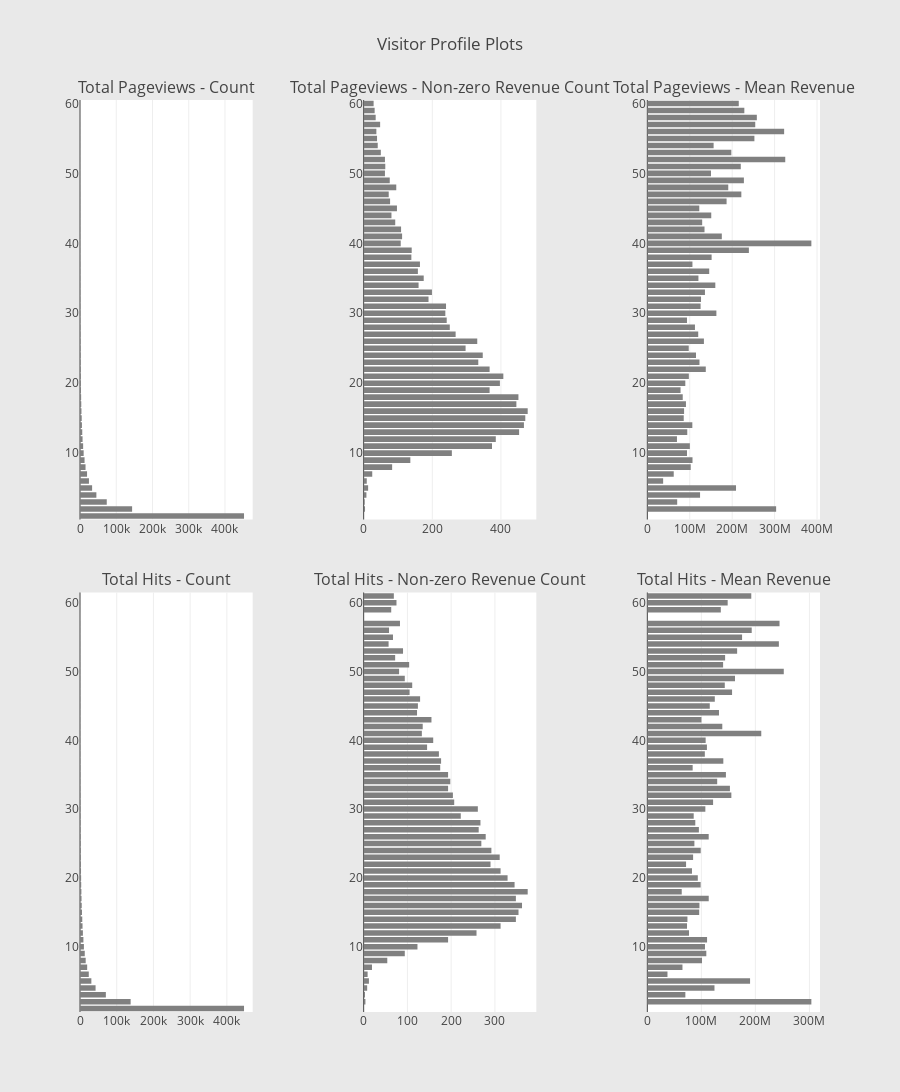

The cell this chart's notebook holds for it:
### Code cell
cnt_srs = train_df.groupby('totals.pageviews')['totals.transactionRevenue'].agg(['size', 'count', 'mean'])
cnt_srs.columns = ["count", "count of non-zero revenue", "mean"]
cnt_srs = cnt_srs.sort_values(by="count", ascending=False)
trace1 = horizontal_bar_chart(cnt_srs["count"].head(60), 'gray')
trace2 = horizontal_bar_chart(cnt_srs["count of non-zero revenue"].head(60), 'gray')
trace5 = horizontal_bar_chart(cnt_srs["mean"].head(60), 'gray')

cnt_srs = train_df.groupby('totals.hits')['totals.transactionRevenue'].agg(['size', 'count', 'mean'])
cnt_srs.columns = ["count", "count of non-zero revenue", 'mean']
cnt_srs = cnt_srs.sort_values(by="count", ascending=False)
trace3 = horizontal_bar_chart(cnt_srs["count"].head(60), 'gray')
trace4 = horizontal_bar_chart(cnt_srs["count of non-zero revenue"].head(60), 'gray')
trace6 = horizontal_bar_chart(cnt_srs["mean"].head(60), 'gray')

fig = tools.make_subplots(rows=2, cols=3, vertical_spacing=0.08, horizontal_spacing=0.15, 
                          subplot_titles=["Total Pageviews - Count", "Total Pageviews - Non-zero Revenue Count", "Total Pageviews - Mean Revenue",
                                          "Total Hits - Count",  "Total Hits - Non-zero Revenue Count", "Total Hits - Mean Revenue"])

fig.append_trace(trace1, 1, 1)
fig.append_trace(trace2, 1, 2)
fig.append_trace(trace5, 1, 3)
fig.append_trace(trace3, 2, 1)
fig.append_trace(trace4, 2, 2)
fig.append_trace(trace6, 2, 3)

fig['layout'].update(height=1200, width=900, paper_bgcolor='rgb(233,233,233)', title="Visitor Profile Plots")
py.iplot(fig, filename='visitor-profile-plots')

### Figure 1 — Plotly figure (JSON) as saved in the notebook; plotly's stock layout.template omitted (floating-point values rounded to 4 significant figures)
{"data": [{"marker": {"color": "gray"}, "orientation": "h", "showlegend": false, "type": "bar", "uid": "1d1d1b70-d1a7-11e8-921c-902b34143ac3", "x": [84, 88, 94, 112, 114, 124, 134, 135, 162, 168, 184, 192, 222, 225, 240, 242, 265, 268, 298, 338, 355, 388, 410, 453, 509, 535, 567, 674, 704, 847, 873, 875, 1091, 1143, 1318, 1413, 1567, 1722, 1949, 2211, 2409, 2682, 3150, 3511, 4010, 4720, 5291, 6197, 7097, 8671, 10104, 12585, 15272, 19476, 24688, 33411, 45192, 73835, 143770, 452522], "xaxis": "x", "y": ["60", "59", "58", "56", "57", "55", "54", "53", "50", "52", "51", "49", "48", "47", "46", "44", "43", "45", "42", "41", "40", "39", "38", "37", "36", "35", "34", "33", "32", "31", "30", "29", "28", "27", "26", "25", "24", "23", "22", "21", "20", "19", "18", "17", "16", "15", "14", "13", "12", "11", "10", "9", "8", "7", "6", "5", "4", "3", "2", "1"], "yaxis": "y"}, {"marker": {"color": "gray"}, "orientation": "h", "showlegend": false, "type": "bar", "uid": "1d1e05b4-d1a7-11e8-86d9-902b34143ac3", "x": [29, 32, 35, 37, 48, 39, 41, 50, 62, 62, 63, 76, 95, 73, 77, 81, 92, 97, 109, 112, 108, 140, 139, 164, 158, 175, 160, 199, 189, 240, 238, 242, 251, 268, 331, 297, 347, 334, 367, 407, 397, 367, 451, 445, 478, 471, 467, 453, 385, 374, 257, 136, 83, 25, 9, 13, 8, 3, 4, 0], "xaxis": "x2", "y": ["60", "59", "58", "56", "57", "55", "54", "53", "50", "52", "51", "49", "48", "47", "46", "44", "43", "45", "42", "41", "40", "39", "38", "37", "36", "35", "34", "33", "32", "31", "30", "29", "28", "27", "26", "25", "24", "23", "22", "21", "20", "19", "18", "17", "16", "15", "14", "13", "12", "11", "10", "9", "8", "7", "6", "5", "4", "3", "2", "1"], "yaxis": "y2"}, {"marker": {"color": "gray"}, "orientation": "h", "showlegend": false, "type": "bar", "uid": "1d1e7ac8-d1a7-11e8-be3d-902b34143ac3", "x": [215500000.0, 228677500, 258122000, 322500000.0, 254400000.0, 252400000.0, 156200000.0, 197964400, 150000000.0, 325100000.0, 220300000.0, 227600000.0, 190800000.0, 221600000.0, 186800000.0, 150700000.0, 129300000.0, 122500000.0, 134800000.0, 175600000.0, 386700000.0, 239388500, 151500000.0, 106300000.0, 145900000.0, 120400000.0, 160200000.0, 135800000.0, 126600000.0, 125500000.0, 162800000.0, 93470000.0, 112300000.0, 120000000.0, 133400000.0, 97610000.0, 114700000.0, 122900000.0, 137800000.0, 97860000.0, 89530000.0, 78330000.0, 83450000.0, 91030000.0, 86660000.0, 85830000.0, 106100000.0, 94120000.0, 69840000.0, 100200000.0, 93480000.0, 106500000.0, 102300000.0, 62228400, 37280000.0, 209100000.0, 124287500, 70390000.0, 303625000, null], "xaxis": "x3", "y": ["60", "59", "58", "56", "57", "55", "54", "53", "50", "52", "51", "49", "48", "47", "46", "44", "43", "45", "42", "41", "40", "39", "38", "37", "36", "35", "34", "33", "32", "31", "30", "29", "28", "27", "26", "25", "24", "23", "22", "21", "20", "19", "18", "17", "16", "15", "14", "13", "12", "11", "10", "9", "8", "7", "6", "5", "4", "3", "2", "1"], "yaxis": "y3"}, {"marker": {"color": "gray"}, "orientation": "h", "showlegend": false, "type": "bar", "uid": "1d1f16f0-d1a7-11e8-8382-902b34143ac3", "x": [198, 203, 206, 211, 212, 227, 246, 261, 269, 316, 333, 348, 349, 363, 424, 438, 454, 501, 527, 553, 621, 693, 724, 745, 785, 845, 846, 944, 1088, 1104, 1289, 1291, 1406, 1504, 1718, 1925, 2126, 2190, 2477, 2798, 3064, 3291, 3755, 4130, 4716, 5384, 6194, 6881, 7879, 9264, 10640, 12959, 15484, 19518, 23918, 30939, 42444, 70402, 137952, 446754], "xaxis": "x4", "y": ["61", "59", "60", "56", "57", "55", "54", "52", "53", "50", "51", "49", "48", "47", "46", "45", "44", "43", "42", "41", "40", "39", "38", "37", "36", "35", "34", "33", "32", "31", "30", "29", "28", "27", "26", "25", "24", "23", "22", "21", "20", "19", "18", "17", "16", "15", "14", "13", "12", "11", "10", "9", "8", "7", "6", "5", "4", "3", "2", "1"], "yaxis": "y4"}, {"marker": {"color": "gray"}, "orientation": "h", "showlegend": false, "type": "bar", "uid": "1d1f8c0c-d1a7-11e8-b1d4-902b34143ac3", "x": [69, 63, 75, 58, 83, 67, 57, 72, 90, 81, 104, 94, 111, 105, 129, 124, 122, 155, 135, 133, 159, 145, 172, 177, 175, 193, 198, 193, 204, 207, 261, 222, 267, 263, 279, 269, 292, 311, 290, 313, 329, 345, 375, 348, 362, 354, 348, 313, 258, 193, 123, 94, 54, 19, 9, 12, 8, 3, 4, 0], "xaxis": "x5", "y": ["61", "59", "60", "56", "57", "55", "54", "52", "53", "50", "51", "49", "48", "47", "46", "45", "44", "43", "42", "41", "40", "39", "38", "37", "36", "35", "34", "33", "32", "31", "30", "29", "28", "27", "26", "25", "24", "23", "22", "21", "20", "19", "18", "17", "16", "15", "14", "13", "12", "11", "10", "9", "8", "7", "6", "5", "4", "3", "2", "1"], "yaxis": "y5"}, {"marker": {"color": "gray"}, "orientation": "h", "showlegend": false, "type": "bar", "uid": "1d202836-d1a7-11e8-a349-902b34143ac3", "x": [192400000.0, 136000000.0, 148700000.0, 193200000.0, 244700000.0, 175400000.0, 243500000.0, 144000000.0, 166200000.0, 252600000.0, 140300000.0, 162300000.0, 143400000.0, 156800000.0, 124900000.0, 115600000.0, 132600000.0, 100200000.0, 138800000.0, 210900000.0, 108000000.0, 110300000.0, 106400000.0, 140700000.0, 83897600, 145400000.0, 129300000.0, 152900000.0, 155500000.0, 121700000.0, 107400000.0, 85830000.0, 88800000.0, 95410000.0, 113600000.0, 87120000.0, 98840000.0, 84710000.0, 71690000.0, 82630000.0, 93420000.0, 98680000.0, 63682800, 113600000.0, 96460000.0, 95990000.0, 74250000.0, 73470000.0, 77150000.0, 110600000.0, 106700000.0, 109200000.0, 101200000.0, 65030000, 37280000.0, 190200000.0, 124287500, 70390000.0, 303625000, null], "xaxis": "x6", "y": ["61", "59", "60", "56", "57", "55", "54", "52", "53", "50", "51", "49", "48", "47", "46", "45", "44", "43", "42", "41", "40", "39", "38", "37", "36", "35", "34", "33", "32", "31", "30", "29", "28", "27", "26", "25", "24", "23", "22", "21", "20", "19", "18", "17", "16", "15", "14", "13", "12", "11", "10", "9", "8", "7", "6", "5", "4", "3", "2", "1"], "yaxis": "y6"}], "layout": {"annotations": [{"font": {"size": 16}, "showarrow": false, "text": "Total Pageviews - Count", "x": 0.1167, "xanchor": "center", "xref": "paper", "y": 1, "yanchor": "bottom", "yref": "paper"}, {"font": {"size": 16}, "showarrow": false, "text": "Total Pageviews - Non-zero Revenue Count", "x": 0.5, "xanchor": "center", "xref": "paper", "y": 1, "yanchor": "bottom", "yref": "paper"}, {"font": {"size": 16}, "showarrow": false, "text": "Total Pageviews - Mean Revenue", "x": 0.8833, "xanchor": "center", "xref": "paper", "y": 1, "yanchor": "bottom", "yref": "paper"}, {"font": {"size": 16}, "showarrow": false, "text": "Total Hits - Count", "x": 0.1167, "xanchor": "center", "xref": "paper", "y": 0.46, "yanchor": "bottom", "yref": "paper"}, {"font": {"size": 16}, "showarrow": false, "text": "Total Hits - Non-zero Revenue Count", "x": 0.5, "xanchor": "center", "xref": "paper", "y": 0.46, "yanchor": "bottom", "yref": "paper"}, {"font": {"size": 16}, "showarrow": false, "text": "Total Hits - Mean Revenue", "x": 0.8833, "xanchor": "center", "xref": "paper", "y": 0.46, "yanchor": "bottom", "yref": "paper"}], "height": 1200, "paper_bgcolor": "rgb(233,233,233)", "title": "Visitor Profile Plots", "width": 900, "xaxis": {"anchor": "y", "domain": [0, 0.2333]}, "xaxis2": {"anchor": "y2", "domain": [0.3833, 0.6167]}, "xaxis3": {"anchor": "y3", "domain": [0.7667, 1.0]}, "xaxis4": {"anchor": "y4", "domain": [0, 0.2333]}, "xaxis5": {"anchor": "y5", "domain": [0.3833, 0.6167]}, "xaxis6": {"anchor": "y6", "domain": [0.7667, 1.0]}, "yaxis": {"anchor": "x", "domain": [0.54, 1]}, "yaxis2": {"anchor": "x2", "domain": [0.54, 1]}, "yaxis3": {"anchor": "x3", "domain": [0.54, 1]}, "yaxis4": {"anchor": "x4", "domain": [0, 0.46]}, "yaxis5": {"anchor": "x5", "domain": [0, 0.46]}, "yaxis6": {"anchor": "x6", "domain": [0, 0.46]}}}
